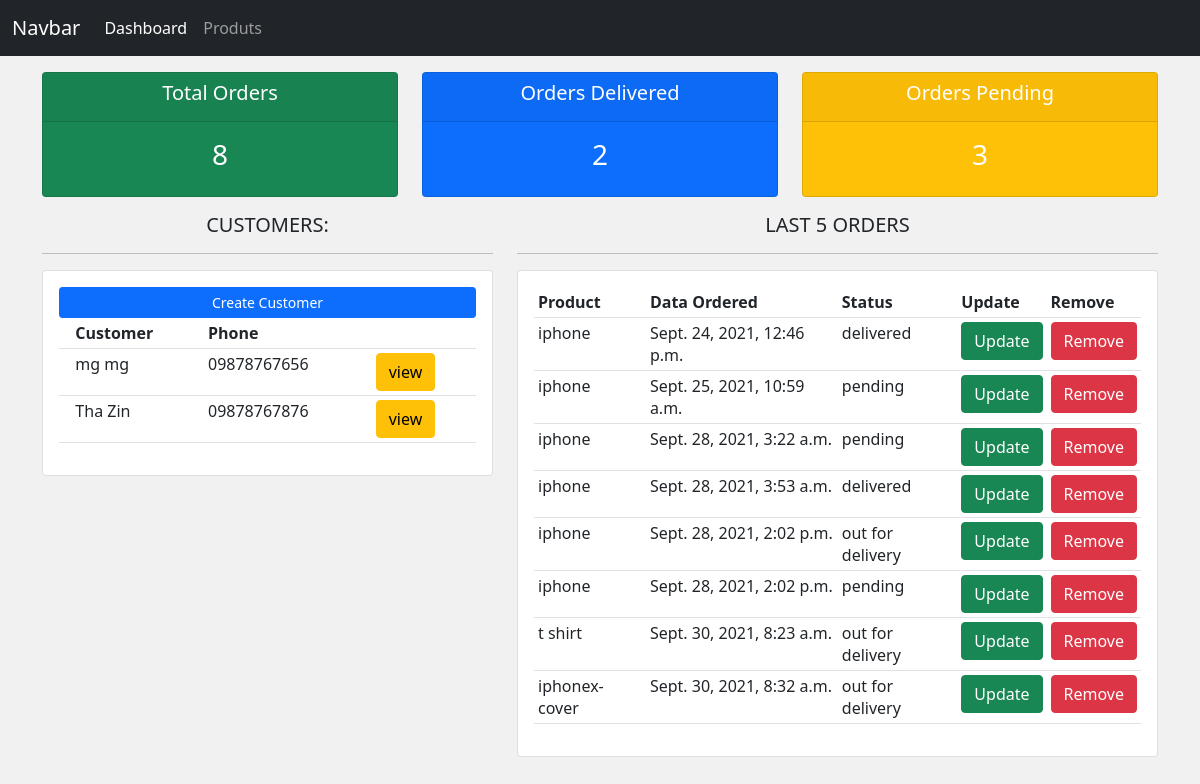
The page / on the database its author committed.
### accounts/models.py (models this page shows, shortened)
class Customer(models.Model):
    name=models.CharField(max_length=200,null=True)
    email=models.CharField(max_length=200,null=True)
    phone=models.CharField(max_length=200,null=True)
    created_at=models.DateTimeField(auto_now_add=True)

class Order(models.Model):
    status=(
        ('pending','Pending'),
        ('out for delivery','Out For Delivery'),
        ('delivered','Delivered')
    )
    customer=models.ForeignKey(Customer,null=True,on_delete=models.SET_NULL)
    product=models.ForeignKey(Product,null=True,on_delete=models.SET_NULL)
    created_at=models.DateTimeField(auto_now_add=True)
    status=models.CharField(max_length=200,null=True,choices=status)

class Product(models.Model):
    category=(
        ('indoor','In Door'),
        ('outdoor','Out Door')
    )
    name=models.CharField(max_length=200,null=True)
    price=models.FloatField(null=True)
    category=models.CharField(max_length=200,null=True,choices=category)
    description=models.CharField(max_length=200,null=True,blank=True)
    created_at=models.DateTimeField(auto_now_add=True)
    tags=models.ManyToManyField(Tag)

### accounts/views.py (the view)
# urls.py: path('', views.dashboard,name='dashboard'),
def dashboard(request):
    customers=Customer.objects.all()
    orders=Order.objects.all()
    total=orders.count()
    delivered=Order.objects.filter(status='delivered').count()
    pending=Order.objects.filter(status='pending').count()
    return render(request,'accounts/dashboard.html',{
        'customers':customers,
        'orders':orders,
        'total':total,
        'delivered':delivered,
        'pending':pending
    })

### accounts/templates/accounts/dashboard.html
{% extends 'accounts/master.html' %}
{% block content %}
<div class="row">
    <div class="col">
        <div class="col-md">
            <div class="card text-center text-white mb-3 bg-success">
                <div class="card-header">
                    <h5 class="card-title">Total Orders</h5>
                </div>
                <div class="card-body">
                    <h3 class="card-title">{{total}}</h3>
                </div>
            </div>
        </div>
    </div>
    <div class="col">
        <div class="col-md">
            <div class="card text-center text-white mb-3 bg-primary">
                <div class="card-header">
                    <h5 class="card-title">Orders Delivered</h5>
                </div>
                <div class="card-body">
                    <h3 class="card-title">{{delivered}}</h3>
                </div>
            </div>
        </div>
    </div>
    <div class="col">
        <div class="col-md">
            <div class="card text-center text-white mb-3 bg-warning">
                <div class="card-header">
                    <h5 class="card-title">Orders Pending</h5>
                </div>
                <div class="card-body">
                    <h3 class="card-title">{{pending}}</h3>
                </div>
            </div>
        </div>
    </div>
</div>
<div class="row">
    <div class="col-md-5">
        <h5 class="text-center">CUSTOMERS: </h5>
        <hr>
        <div class="card card-body">
            <a class="btn btn-primary btn-sm btn-block" href="#">
            Create Customer</a>
            <table class="table table-sm">
                <tr>
                    <th></th>
                    <th>Customer</th>
                    <th>Phone</th>
                    <th></th>
                </tr>
                {% for customer in customers %}
                    <tr>
                        <td></td>
                        <td>{{customer.name}}</td>
                        <td>{{customer.phone}}</td>
                        <td><a href="{% url 'customers.show' customer.id %}" class="btn btn-warning">view</a></td>
                    </tr>
                {% endfor %}
            </table>
        </div>
    </div>
    <div class="col-md-7">
        <h5 class="text-center">LAST 5 ORDERS</h5>
        <hr>
        <div class="card card-body">
            <table class="table table-sm">
                <tr>
                    <th>Product</th>
                    <th>Data Ordered</th>
                    <th>Status</th>
                    <th>Update</th>
                    <th>Remove</th>
                </tr>
               {% for order in orders %}
                <tr>
                    <td>{{order.product.name}}</td>
                    <td>{{order.created_at}}</td>
                    <td>{{order.status}}</td>
                    <td><a href="{% url 'order.update' order.id %}" class="btn btn-success">Update</a></td>
                    <td><a href="{% url 'order.delete' order.id %}" class="btn btn-danger">Remove</a></td>
                </tr>
               {% endfor %}
            </table>
        </div>
    </div>
</div>
{% endblock content %}

### accounts/static/accounts/css/style.css (style rules this page uses)
body { background-color: #f1f1f1; }

### rows shown on the page
Customer: name "mg mg", phone "09878767656"
Customer: name "Tha Zin", phone "09878767876"
Order: product.name "iphone", created_at "Sept. 24, 2021, 12:46 p.m.", status "delivered"
Order: product.name "iphone", created_at "Sept. 25, 2021, 10:59 a.m.", status "pending"
Order: product.name "iphone", created_at "Sept. 28, 2021, 3:22 a.m.", status "pending"
Order: product.name "iphone", created_at "Sept. 28, 2021, 3:53 a.m.", status "delivered"
Order: product.name "iphone", created_at "Sept. 28, 2021, 2:02 p.m.", status "out for delivery"
Order: product.name "iphone", created_at "Sept. 28, 2021, 2:02 p.m.", status "pending"
Order: product.name "t shirt", created_at "Sept. 30, 2021, 8:23 a.m.", status "out for delivery"
Order: product.name "iphonex-cover", created_at "Sept. 30, 2021, 8:32 a.m.", status "out for delivery"

### other values the page prints
{{ total }} "8"
{{ delivered }} "2"
{{ pending }} "3"
